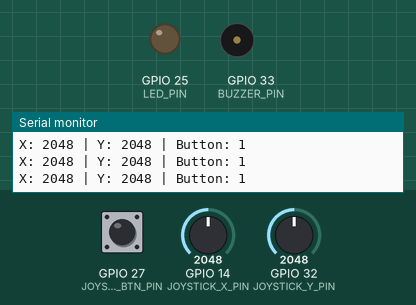
This sketch was run on a simulated ESP32. On the bench: output pins drawn as LEDs (lit = HIGH), buzzer (waves = sounding), the last lines printed to the serial monitor. The inputs (shaded band) are chosen by the test bench; at power-on: GPIO 14 (JOYSTICK_X_PIN) = 2048, GPIO 27 (JOYSTICK_BTN_PIN) HIGH, GPIO 32 (JOYSTICK_Y_PIN) = 2048.

Above: at 1.2 s.
1.3 s: GPIO 14 (JOYSTICK_X_PIN) set to 50
2.8 s: GPIO 14 (JOYSTICK_X_PIN) set to 42
At 4.0 s:
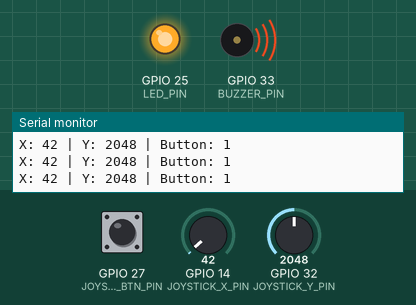
4.3 s: GPIO 14 (JOYSTICK_X_PIN) set to 491
At 5.5 s:
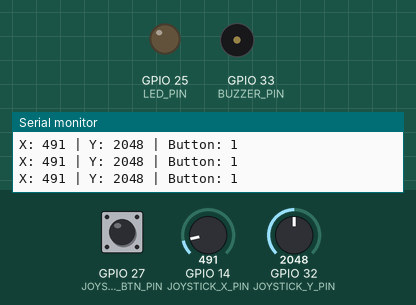
5.8 s: GPIO 14 (JOYSTICK_X_PIN) set to 0
At 7.0 s:
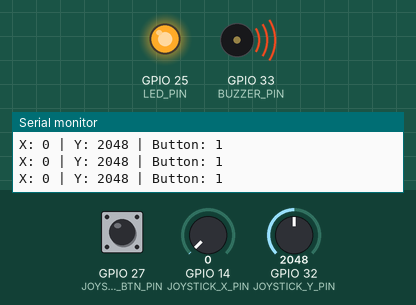
Timing chart, 0 to 8.3 s (numbered marks = the images above; inputs shaded):
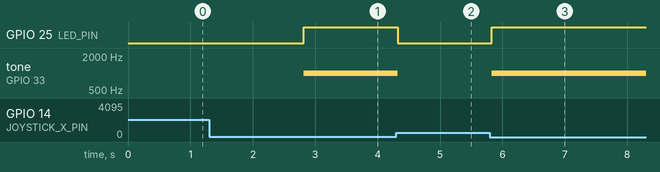

The sketch:

Test_Code.ino
```cpp
// Define pin connections
#define JOYSTICK_X_PIN 14
#define JOYSTICK_Y_PIN 32
#define JOYSTICK_BTN_PIN 27
#define BUZZER_PIN 33
#define LED_PIN 25 // Optional LED

// Threshold for joystick movement detection
#define JOYSTICK_THRESHOLD 2000

void setup() {
    pinMode(JOYSTICK_BTN_PIN, INPUT_PULLUP);
    pinMode(BUZZER_PIN, OUTPUT);
    pinMode(LED_PIN, OUTPUT);
    Serial.begin(115200);
}

void loop() {
    int xValue = analogRead(JOYSTICK_X_PIN);
    int yValue = analogRead(JOYSTICK_Y_PIN);
    int buttonState = digitalRead(JOYSTICK_BTN_PIN);

    Serial.print("X: "); Serial.print(xValue);
    Serial.print(" | Y: "); Serial.print(yValue);
    Serial.print(" | Button: "); Serial.println(buttonState);

    // Check if the joystick is moved beyond threshold
    if (abs(xValue - 2048) > JOYSTICK_THRESHOLD || abs(yValue - 2048) > JOYSTICK_THRESHOLD) {
        tone(BUZZER_PIN, 1000); // Play sound at 1kHz
        digitalWrite(LED_PIN, HIGH); // Turn on LED
    } else {
        noTone(BUZZER_PIN); // Stop buzzer
        digitalWrite(LED_PIN, LOW); // Turn off LED
    }

    delay(100);
}
```

Measured:
- the behaviour switches between 48 and 47 on GPIO 14 (JOYSTICK_X_PIN) (found by bisection; images 0 and 1)
- after the input at 2.8 s, GPIO 25 (LED_PIN): LOW → HIGH at once; tone on GPIO 33 (BUZZER_PIN): silent → 1000 Hz at once
- after the input at 4.3 s, GPIO 25 (LED_PIN): HIGH → LOW at once; tone on GPIO 33 (BUZZER_PIN): 1000 Hz → silent at once
- after the input at 5.8 s, GPIO 25 (LED_PIN): LOW → HIGH at once; tone on GPIO 33 (BUZZER_PIN): silent → 1000 Hz at once
